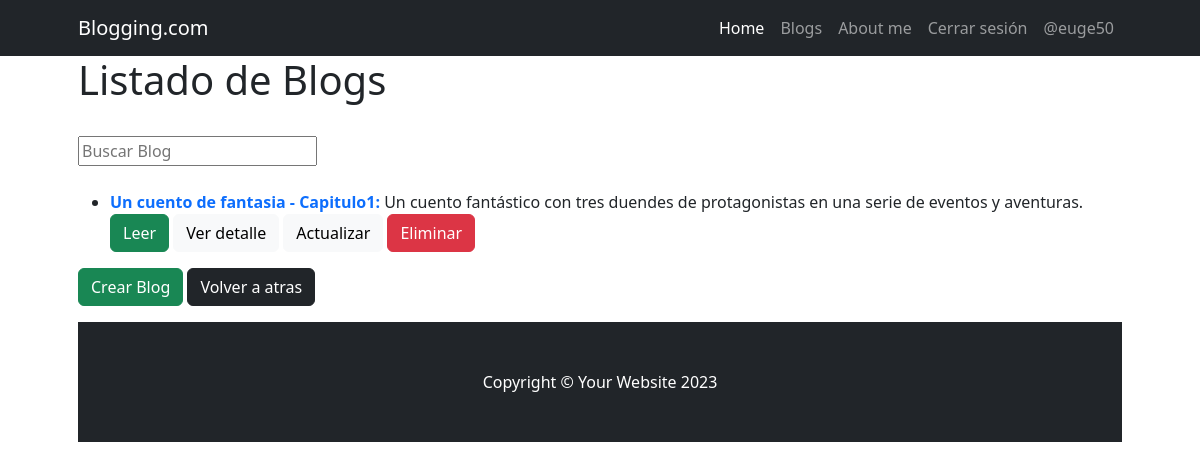
/blog/blog/list/ (signed in), run on the app's committed database.
### Blog/models.py (models this page shows, shortened)
class Blog(models.Model):
    categoria = models.ForeignKey(BlogCategoria, on_delete=models.SET_NULL, null=True, blank=True, verbose_name="categoría")
    titulo = models.CharField(max_length=100)
    descripcion_corta = models.CharField(max_length=200, null=True, blank=True, verbose_name="descripción corta")
    contenido = models.CharField(max_length=10000)
    usuario_origen_id = models.ForeignKey(User, on_delete=models.SET_NULL, null=True, blank=True, verbose_name="usuario")
    fecha_actualizacion = models.DateField(default=timezone.now, editable=False, verbose_name="fecha de actualización")
    class Meta:
        verbose_name = "blog"
        verbose_name_plural = "blogs"

### Blog/views.py (the view)
# urls.py: path("blog/list/", views.BlogList.as_view(), name="blog_list"),
class BlogList(ListView):
    model = models.Blog
    def get_queryset(self):
        if self.request.GET.get("buscar"):
            consulta = self.request.GET.get("buscar")
            object_list = models.Blog.objects.filter(titulo__icontains=consulta)
        else:
            object_list = models.Blog.objects.all()
        return object_list

### Blog/templates/blog/blog_list.html
{% extends 'Blog/base.html' %}
{% block title %}
    <h1>Listado de Blogs</h1>
{% endblock title %}
{% block blog %}
    <div class="py-4 ">
        <form action="" method="get">
            <input type="text" name="buscar" placeholder="Buscar Blog">
        </form>
    </div>
    {% for blog in object_list %}
        <ul>
            <li> <strong class ="text-primary">{{ blog.titulo}}:</strong> {{blog.descripcion_corta}}</li>
                <a href="{% url 'blog:leer_blog' blog.id %}"class="btn btn-success ">Leer</a>
                <a href="{% url 'blog:blog_detail' blog.id %}"class="btn btn-light">Ver detalle</a>
                <a href="{% url 'blog:blog_update' blog.id %}"class="btn btn-light">Actualizar</a>
                <a href="{% url 'blog:blog_delete' blog.id %}"class="btn btn-danger ">Eliminar</a>
        </ul>
    {% endfor %}
    <a href="{% url 'blog:blog_create' %}" class="btn btn-success ">Crear Blog</a>
    <a href="{% url 'blog:index' %}" class="btn btn-dark">Volver a atras</a>
{% endblock blog %}

### home/templates/home/navbar.html (shortened to what this page needs)
        <nav class="navbar navbar-expand-lg navbar-dark bg-dark">
            <div class="container px-5">
                <a class="navbar-brand" href="{% url 'home:index' %}">
                    Blogging.com</a>
                <div class="collapse navbar-collapse" id="navbarSupportedContent">
                    <ul class="navbar-nav ms-auto mb-2 mb-lg-0">
                        <li class="nav-item"><a class="nav-link active" aria-current="page" href="{% url 'home:index' %}">Home</a></li>
                        <li class="nav-item"><a class="nav-link" href="{% url 'blog:index' %}">Blogs</a></li>
                        <li class="nav-item"><a class="nav-link" href="{% url 'cliente:aboutme' %}">About me</a></li>
                        {% if user.is_authenticated %}
                            <li><a class="nav-link" href="{% url 'logout' %}">Cerrar sesión</a></li>
                            <li><a class="nav-link" href="{% url 'cliente:perfil_list' %}">@{{ user.username }}</a></li>
                        {% else %}
                            <li><a class="nav-link" href="{% url 'login' %}">Iniciar sesión</a></li>
                            <li><a class="nav-link" href="{% url 'cliente:registro' %}">Registrarse</a></li>
                        {% endif %}
                    </ul>
                </div>
            </div>
        </nav>

### data on the page
Blog: titulo "Un cuento de fantasia - Capitulo1", descripcion_corta "Un cuento fantástico con tres duendes de protagonistas en una serie de eventos y aventuras."

### other printed values
{{ user.username }} "euge50"
